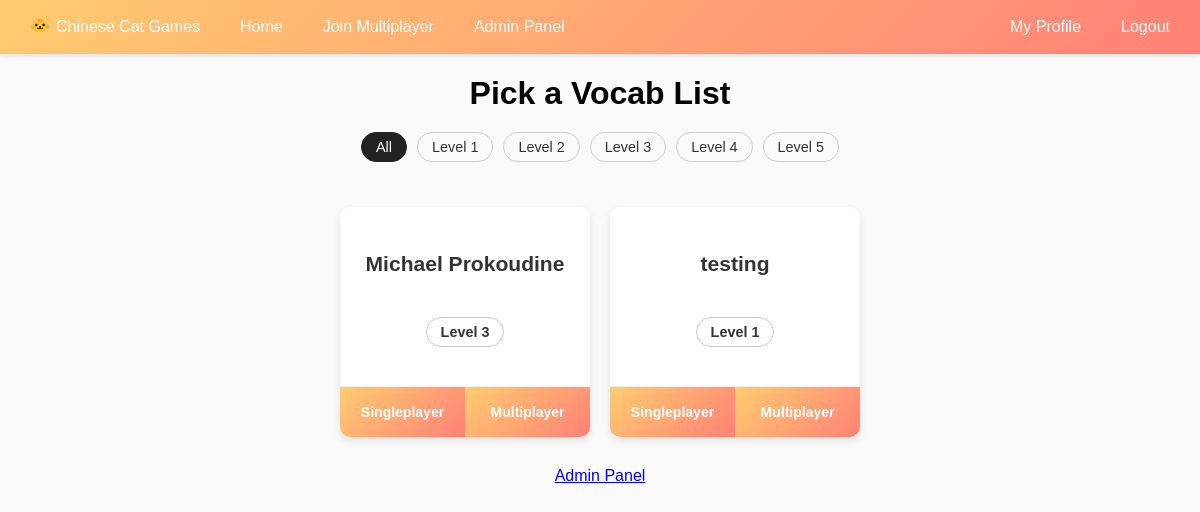
Page / (signed in) on the earlier database version.
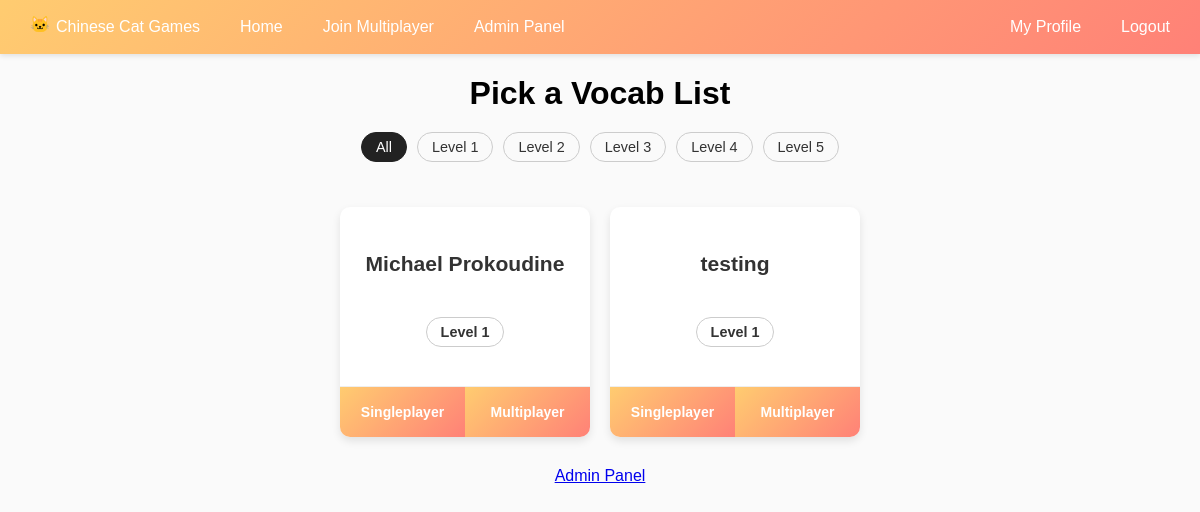
Same page on the later database version.
### app.py (models this page shows, shortened)
class VocabList(db.Model):
    id = db.Column(db.Integer, primary_key=True)
    name = db.Column(db.String(100), nullable=False)
    _words = db.Column("words", db.Text, nullable=False)
    level = db.Column(
        db.Enum(VocabListDifficulty, name="level"),
        nullable=True
    )
    @property
    def words(self):
        return json.loads(self._words or "[]")
    @words.setter
    def words(self, value):
        self._words = json.dumps(value)

### app.py (the view)
@app.route("/")
@login_required
def index():
    selected_level = request.args.get("level")
    query = VocabList.query
    if selected_level:
        query = query.filter(VocabList.level == VocabListDifficulty(selected_level))
    lists = query.all()
    return render_template(
        "index.html",
        lists=lists,
        levels=VocabListDifficulty,
        selected_level=selected_level
    )

### app.py (called while the page is built)
@login.user_loader
def load_user(id):
    return db.session.get(User, int(id))

### templates/index.html
{% extends "base.html" %}
{% block content %}
<h1 style="text-align:center; margin-bottom:20px;">Pick a Vocab List</h1>
<div class="level-filter">
  <a href="{{ url_for('index') }}"
     class="level-tag {% if not selected_level %}active{% endif %}">
    All
  </a>
  {% for level in levels %}
    <a href="{{ url_for('index', level=level.value) }}"
       class="level-tag {% if selected_level == level.value %}active{% endif %}">
      {{ level.value.capitalize() }}
    </a>
  {% endfor %}
</div>
<div class="card-container">
  {% for vocab_list in lists %}
    <div class="vocab-card">
      <div class="vocab-card-content">
        <h3>{{ vocab_list.name }}</h3><h3><span class="level-tag">{{ vocab_list.level.value.capitalize() }}</span></h3>
      </div>
      <div class="card-actions">
        <a href="{{ url_for('game', list_id=vocab_list.id) }}"
           class="card-btn btn-single">
          Singleplayer
        </a>
        <a href="https://multiplayer.typing-cat.michaelprokoudine.ca/host/{{ vocab_list.id }}"
           class="card-btn btn-multi">
          Multiplayer
        </a>
      </div>
    </div>
  {% endfor %}
</div>
{% if current_user.admin %}
<p style="text-align:center; margin-top:30px;">
  <a href="/admin">Admin Panel</a>
</p>
{% endif %}
{% endblock %}

Differences in the rows shown:
changed VocabList "Michael Prokoudine": level.value "Level 3" → "Level 1"
